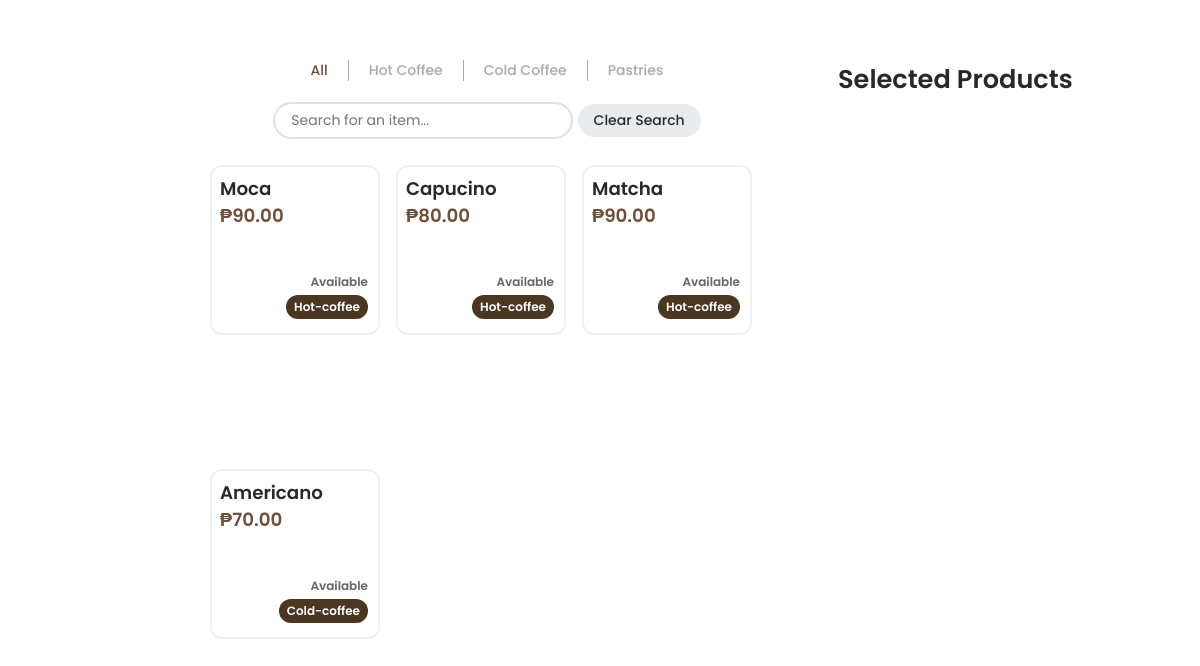
/purchase (signed in), run on an earlier commit of the app's database.
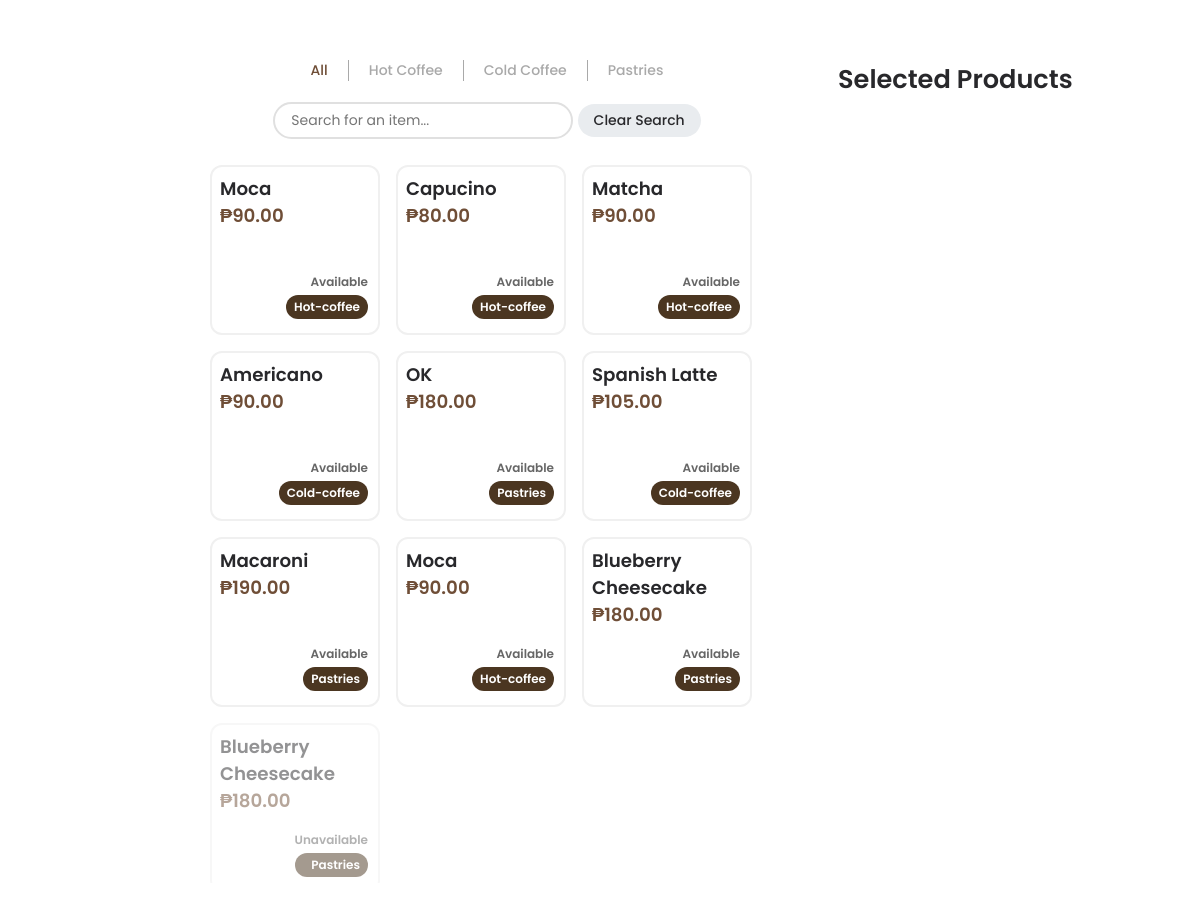
And on a later commit of the database.
### tables this page shows
CREATE TABLE products (
                id INTEGER PRIMARY KEY AUTOINCREMENT,
                name TEXT NOT NULL,
                price DECIMAL(10, 2) NOT NULL,
                is_available BOOLEAN DEFAULT 1,
                category TEXT NOT NULL,
                is_deleted BOOLEAN DEFAULT 0
            );

### app.py (the view, shortened to what this page needs)
@app.route("/")
@app.route("/home")
@app.route("/purchase", methods=["GET", "POST"])
@login_required
def purchase():
    return getProducts()

### app.py (called while the page is built)
@app.before_request
def setup():
    init_db(DB)

### auth.py (called while the page is built)
def login_required(f):
    @wraps(f)
    def decorated(*args, **kwargs):
        if "user" not in session:
            return redirect(url_for("login"))
        return f(*args, **kwargs)
    return decorated

### templates/purchase.html (shortened to what this page needs)
{% extends 'layout.html' %}
{% block content %}
<link rel="stylesheet" href="{{ url_for('static', filename='css/purchase.css') }}">
<link rel="stylesheet" href="{{ url_for('static', filename='css/receipt.css') }}">
<div class="transaction-container">
    <div class="main-content">
        <section class="products-section">
            <div class="categories-container" id="category-container">
                <ul class="categories">
                    <li class="{% if selected_category == 'all' %}active{% endif %}" data-category="all">
                        <a href="#" onclick="setCategory('all')">All</a>
                    </li>
                    <li class="{% if selected_category == 'hot-coffee' %}active{% endif %}" data-category="hot-coffee">
                        <a href="#" onclick="setCategory('hot-coffee')">Hot Coffee</a>
                    </li>
                    <li class="{% if selected_category == 'cold-coffee' %}active{% endif %}" data-category="cold-coffee">
                        <a href="#" onclick="setCategory('cold-coffee')">Cold Coffee</a>
                    </li>
                    <li class="{% if selected_category == 'pastries' %}active{% endif %}" data-category="pastries">
                        <a href="#" onclick="setCategory('pastries')">Pastries</a>
                    </li>
                </ul>
            </div>
            <div class="search-container">
                <input type="text" name="search-bar" id="search-query" class="search-input" placeholder="Search for an item...">
                <button type="button" id="clear-search-button">Clear Search</button>
            </div>
            <ul id="product-list" class="products-grid">
                {% for product in products|sort(attribute='is_available', reverse=True) %}
                    {% if product['name'] %}
                    <li
                        class="product-card{% if not product['is_available'] %} unavailable{% endif %}"
                        data-id="{{ product['id'] }}"
                        data-name="{{ product['name']|replace("'", "\\'")|replace('\\', '\\\\') }}"
                        data-price="{{ product['price'] }}"
                        data-category="{{ product['category']|replace("'", "\\'")|replace('\\', '\\\\') }}"
                        data-available="{{ 'true' if product['is_available'] else 'false' }}"
                    >
                        <h4>{{ product['name'] }}</h4>
                        <p class="product-price">₱{{ '%.2f'|format(product['price']) }}</p>
                        <div class="product-info">
                            <p class="availability">{{ "Available" if product['is_available'] else "Unavailable" }}</p>
                            <p class="category">{{ product['category']|capitalize }}</p>
                        </div>
                    </li>
                    {% endif %}
                {% endfor %}
            </ul>
        </section>
        <aside class="cart-section">
                <h3 class="cart-title">Selected Products</h3>
            <div id="selected-products-section" class="selected-products-container">
            </div>
        </aside>
    </div>
</div>
{% endblock %}

What changed in the data, as far as the page shows it:
changed products "Americano": price "70.00" → "90.00"
added products: name "OK", price "180.00", is_available "Available", category "Pastries"
added products: name "Spanish Latte", price "105.00", is_available "Available", category "Cold-coffee"
added products: name "Macaroni", price "190.00", is_available "Available", category "Pastries"
added products: name "Moca", price "90.00", is_available "Available", category "Hot-coffee"
added products: name "Blueberry Cheesecake", price "180.00", is_available "Available", category "Pastries"
added products: name "Blueberry Cheesecake", price "180.00", is_available "Unavailable", category "Pastries"
